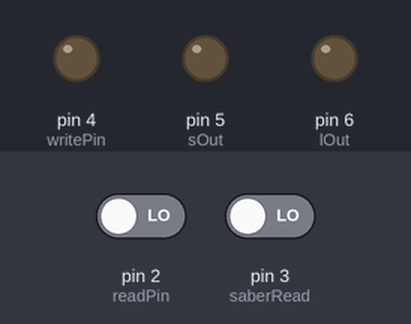
A sketch run on a simulated Arduino Uno, built with avr-gcc and run on an emulated ATmega328P. Parts: output pins drawn as LEDs (lit = HIGH). Inputs (shaded band) come from the test bench; at power-on: pin 2 (readPin) LOW, pin 3 (saberRead) LOW. What the sketch prints to the serial monitor is not drawn.

Above: at 1.2 s.
1.3 s: pin 2 (readPin) driven HIGH
At 1.9 s:
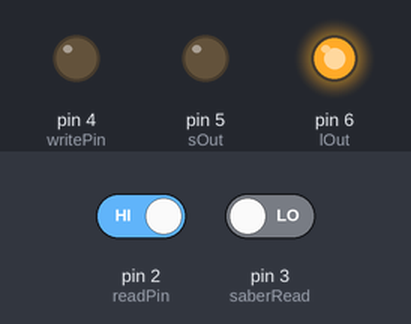
Timing chart, 0 to 4.3 s (numbered marks = the images above; inputs shaded):
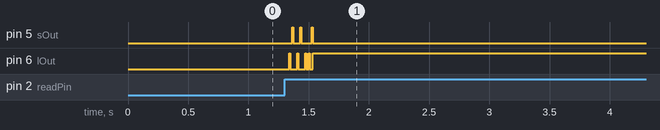

The sketch:

oneWire_Read_Write_Slave.ino
```cpp
//Slave

#include <TimerOne.h>
#include <Wire.h> // Must include Wire library for I2C
#include <SFE_MMA8452Q.h> // Includes the SFE_MMA8452Q library

//Declaring Accelerometer:
MMA8452Q saberAccel ;


#define A0 0
#define A1 7
#define A2 13

#define B0 20
#define B1 27
#define B2 33

#define C0 40
#define C1 47
#define C2 53

#define D0 60
#define D1 67
#define D2 73
#define D3 80

#define SETUP 1
#define READ_WRITE 2
#define END_READ 3


const int writePin = 4;
const int readPin = 2; //on uno can only be 2 or 3

const int lOut = 6;
const int sOut = 5;
const int saberRead = 3; // can only be 2 or 3 for interrupt;
const int usDelay = 10;

volatile int timeStep = 0;
volatile bool synchronized = false;
volatile int wire_State;
int data;

void setup() {
  Timer1.initialize(400); //(2.5khz);
  Timer1.attachInterrupt(timerISR);

  pinMode(writePin, OUTPUT);
  digitalWrite(writePin, LOW);

  pinMode(readPin, INPUT);
  pinMode(saberRead, INPUT);

  pinMode(sOut, OUTPUT);
  digitalWrite(sOut, LOW);
  pinMode(lOut, OUTPUT);
  digitalWrite(lOut, LOW);

  attachInterrupt(digitalPinToInterrupt(readPin), readISR, RISING);

  saberAccel.init();
  Serial.begin(115200);
  Serial.println("Slave V0.6 Started.");

}

volatile bool ignoreInterrupt = false;
volatile bool ignoreSaber = false;
volatile bool sendPulse = false;
bool hasBeenWritten = false;
int timeSinceRestart = 0;

void readISR() {
  if (!ignoreInterrupt) {
    synchronized = true;
    timeStep = 0;
    timeSinceRestart = 0;
  }
}

//void readSaber() {
//  //sendPulse = true;
//  if (!ignoreSaberInterrupt) {
//    sendPulse = true;
//  }
//}


//1 // timeStep: 0 -> A0: setup S High, L Low, disable interrupt, no writing to master

//2 // timeStep 30 -> B0: setup S low, B High,
// timeStep 35 -> B1: enable interrupt, if high, send to master, (-> then disable interrupt so that only read once?)
// timeStep 55 -> B2: disable interrupts
//3 // timeStep 60 -> C0: setup S Low, B low
// timeStep 65 -> C1: enable interrupts, if High, send to master
// timeStep 85 -> C2: disable interrupts.
//4 // timeStep 90 -> D0: setup S Low, B low (probably unecessary)
// timeStep 95 -> D1: enable interrupts, if High, send to master
// timeStep 115 -> D2: disable interrupts.
// timeStep 120 -> D3: timeStep = -1;
int connectionCount = 0;
void loop() {

  //unsigned long startTime = micros();

  if (synchronized) {
    int t = timeStep;
    //Serial.println(t);
    //Serial.println(timeSinceRestart);
    if (!ignoreSaber) {
      int saberVal = digitalRead(saberRead);
      if (1 == saberVal) {
        if (2 > connectionCount) {
          connectionCount++;
        }
        else if (t >= D1 && t <= D2) {
          Serial.println("timeing is right") ;
          if (saberAccel.available()) {
            saberAccel.read();
            Serial.println("timing is right");
            //          Serial.print(saberAccel.cx, 3);
            //          Serial.print("\t");
            //             Serial.print(saberAccel.cy, 3);
            //              Serial.print("\t");
            //               Serial.print(saberAccel.cz, 3);
            //              Serial.println("\t");
            if (1.7 < abs(saberAccel.cx) || 1.7 < abs(saberAccel.cy) || 1.7 < abs(saberAccel.cz) ) {
              Serial.println("Heavy");
              sendPulse = true;
            }
            else{
              sendPulse = false;
            }
          }
        }
        else {
          connectionCount = 0;
          sendPulse = true;
          Serial.println("f*** you");
        }
      }
    }

    if (!ignoreSaber && sendPulse) {
      Serial.println("sending");
        //noInterrupts();
        ignoreInterrupt = true;
        ignoreSaber = true;
        digitalWrite(writePin, HIGH);
        sendPulse = false;
        delayMicroseconds(usDelay);
        digitalWrite(writePin, LOW);
        //delay(9);
        ignoreInterrupt = false;


        // Serial.println(timeStep);
      }


    switch (t) {
    // Saber set HIGH, Lame Low
    // Saber does not read.
    case A0:
      ignoreSaber = true;
      digitalWrite(sOut, HIGH);
        digitalWrite(lOut, LOW);
        break;

      //saber out Set LOW, Lame set HIGH
      case B0:
        digitalWrite(sOut, LOW);
        digitalWrite(lOut, HIGH);
        break;

      // Allow saber read Interrrupt action
      // short period to
      case B1:
        // Serial.println("in self touch");
        ignoreSaber = false;
        break;

      case B2:
        ignoreSaber = true;
        break;

      case C0:
        digitalWrite(sOut, LOW);
        digitalWrite(lOut, LOW);
        break;

      case C1:
        ignoreSaber = false;
        break;

      case C2:
        ignoreSaber = true;
        break;

      //    D0 operation unecessary because pin state in C0 and D0 is the same.
      //    case D0:
      //      digitalWrite(sOut, LOW);
      //      digitalWrite(lOut, LOW);
      //      break;

      case D1:
        ignoreSaber = false;
        break;

      case D2:
        ignoreSaber = true;
        break;

      case D3:
        timeStep = -1;
        break;
    }
  } else {
    //unsynchronized
    Serial.print(".");
  }
  if (600 < timeSinceRestart) {
    synchronized = false;
  }
  //unsigned long endTime = micros();
}

void timerISR() {
  timeStep++;
  timeSinceRestart++;
}
```

Measured:
- after the input at 1.3 s, pin 5 (sOut): alternates HIGH for 0.01 s and LOW for 0.07 s, 6 changes in all, then stays LOW, starting after 0.06 s; pin 6 (lOut): alternates HIGH for 0.01 s and LOW for 0.04 s, 9 changes in all, then stays HIGH, starting at once
